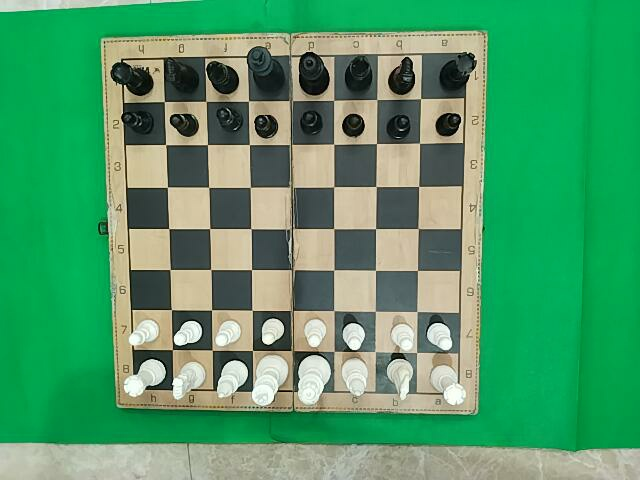
#> input picture Virtual Move Detection/Web_Cam and Capturing/raw_image/1_1.jpg, 640 x 480 px
$ python rotate_crop_board.py raw_image/1_1.jpg out.png --reference raw_image/1_2.jpg
#> lines starting #> are read from the running program, lines starting #| are printed output that depends on the picture; after the words box and inside, x2 and y2 are one past the last pixel; in counts of white or black regions, pixels touching at a corner belong together
#> in main, image is the input picture: shape (480, 640, 3); mean B, G, R 104.4, 153.9, 78.5
import argparse
from pathlib import Path

import cv2
import numpy as np


def order_points(points: np.ndarray) -> np.ndarray:
    sums = points.sum(axis=1)
    diffs = np.diff(points, axis=1).reshape(-1)
    top_left = points[np.argmin(sums)]
    bottom_right = points[np.argmax(sums)]
    top_right = points[np.argmin(diffs)]
    bottom_left = points[np.argmax(diffs)]
    return np.array([top_left, top_right, bottom_right, bottom_left], dtype=np.float32)


def rotate_image(image: np.ndarray, direction: str) -> np.ndarray:
#> called with direction = 'right'
    if direction == "left":
        return cv2.rotate(image, cv2.ROTATE_90_COUNTERCLOCKWISE)
    if direction == "right":
        return cv2.rotate(image, cv2.ROTATE_90_CLOCKWISE)
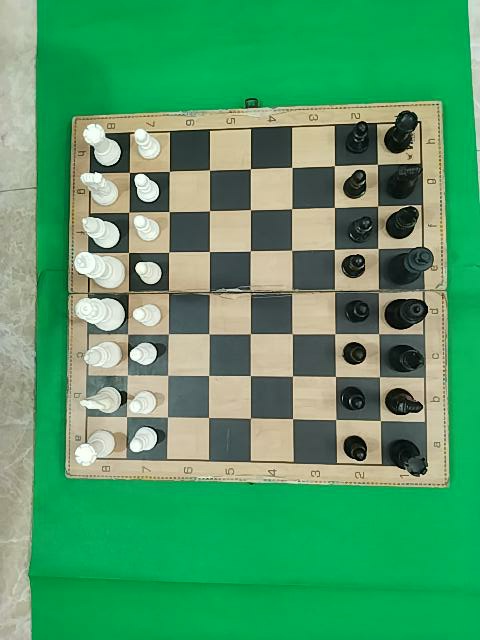
#> returned value: shape (640, 480, 3); mean of channels 0, 1, 2 104.4, 153.9, 78.5; drawn as B, G, R
    return image


def detect_board_corners(image: np.ndarray) -> np.ndarray:
    gray = cv2.cvtColor(image, cv2.COLOR_BGR2GRAY)
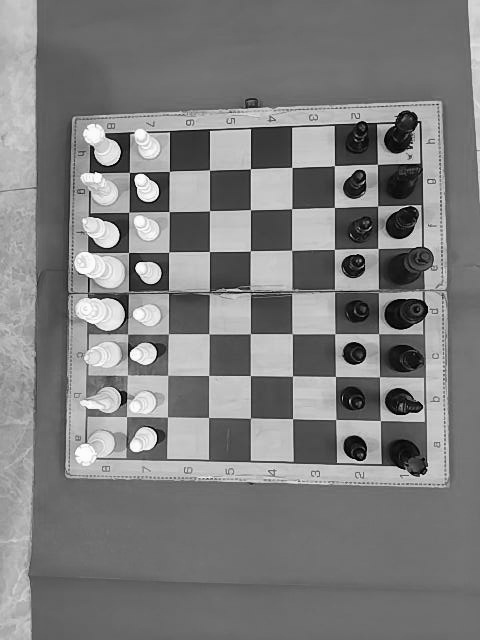
#> gray: shape (640, 480); min 0, max 254, mean 125.7
    mask = (gray < 105).astype(np.uint8) * 255
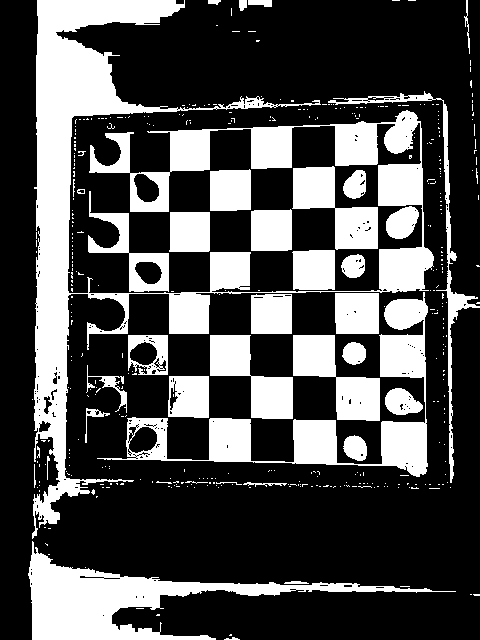
#> mask: shape (640, 480); 30.2% white; 402 white regions (361 under 20 px), largest, box (x1, y1, x2, y2) and area: (32, 0, 434, 539) 38731, (28, 541, 456, 640) 10598, (97, 292, 428, 477) 10340
    closed = cv2.morphologyEx(
        mask, cv2.MORPH_CLOSE, np.ones((51, 51), np.uint8), iterations=1
    )
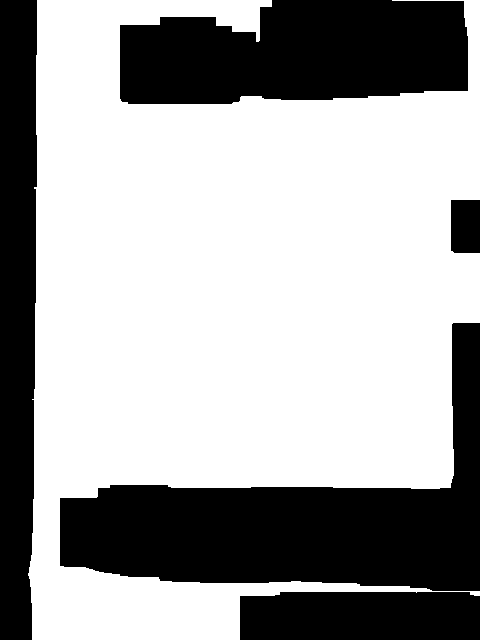
#> closed: shape (640, 480); 64.3% white; 5 black regions, box (x1, y1, x2, y2) and area: (60, 323, 480, 591) 43766, (120, 0, 468, 104) 30807, (0, 0, 37, 640) 22216, (240, 592, 480, 640) 11328, (451, 200, 480, 253) 1532
    cleaned = cv2.morphologyEx(
        closed, cv2.MORPH_OPEN, np.ones((7, 7), np.uint8), iterations=1
    )
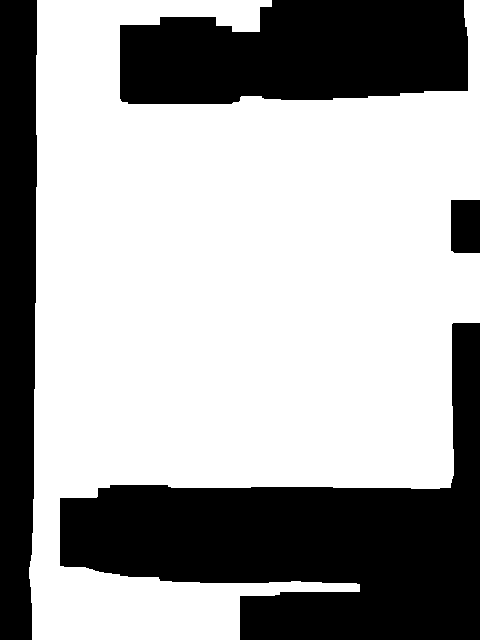
#> cleaned: shape (640, 480); 64.1% white; 4 black regions

    contours, _ = cv2.findContours(cleaned, cv2.RETR_EXTERNAL, cv2.CHAIN_APPROX_SIMPLE)
#> contours = 1 contour; box (x1, y1, x2, y2) and area: (29, 0, 480, 640) 195298
    best_box = None
    best_area = 0.0

    for contour in contours:
        area = cv2.contourArea(contour)
        if area < 150000:
            continue

        rect = cv2.minAreaRect(contour)
        width, height = rect[1]
        if width == 0 or height == 0:
            continue

        aspect_ratio = max(width, height) / min(width, height)
        if aspect_ratio > 1.4:
            continue

        if area > best_area:
            best_area = area
            best_box = cv2.boxPoints(rect).astype(np.float32)
#> this loop made 1 pass
#> (area, rect, width, height, aspect_ratio) on pass 1: (195298, ((254, 319.5), (639, 450), -90), 639, 450, 1.42)
#> after the loop, best_area = 0

    if best_box is None:
#> (the run stopped early here; a loop or call above may not have finished)

$ run again, on Virtual Move Detection/Web_Cam and Capturing/raw_image/1_5.jpg
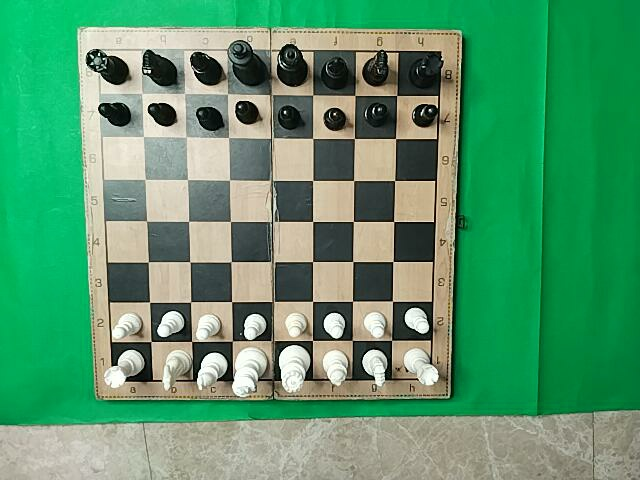
#> input picture Virtual Move Detection/Web_Cam and Capturing/raw_image/1_5.jpg, 640 x 480 px
#> in main, image is the input picture: shape (480, 640, 3); mean B, G, R 107.8, 150.5, 85.7
#> in detect_board_corners, `mask = (gray < 105).astype(np.uint8) * 255`:
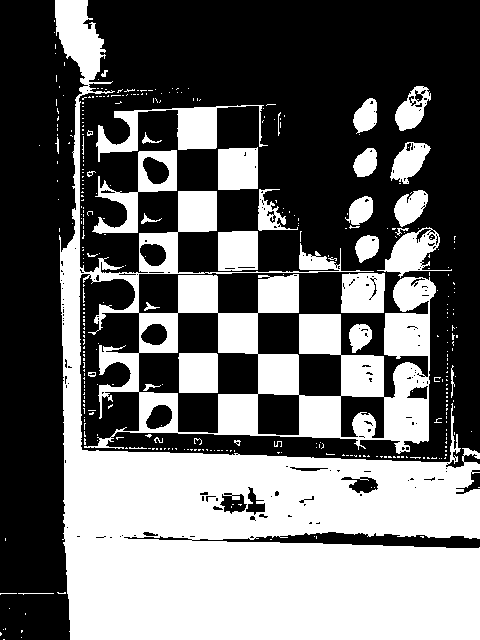
#> mask: shape (640, 480); 41.8% white; 360 white regions (323 under 20 px), largest, box (x1, y1, x2, y2) and area: (55, 0, 480, 640) 107958, (96, 105, 268, 162) 2813, (92, 150, 177, 234) 2176
#> closed: shape (640, 480); 71.2% white; 2 black regions, box (x1, y1, x2, y2) and area: (96, 0, 480, 236) 52811, (0, 0, 64, 593) 35571
#> cleaned: shape (640, 480); 71.2% white; 2 black regions
#> contours = 1 contour; box (x1, y1, x2, y2) and area: (0, 0, 480, 640) 217534
#> the loop in detect_board_corners, `for contour in contours:` made 1 pass
#> (area, rect, width, height, aspect_ratio, best_area, best_box) on pass 1: (217533.5, ((239.5, 319.5), (639, 479), -90), 639, 479, 1.33, 217533.5, [[479, 639], [-1.96e-14, 639], [0, 0], [479, 0]])
#> after the loop in detect_board_corners, `for contour in contours:`: best_area = 217533.5
#> sums = [1118, 639, 0, 479]
#> diffs = [160, 639, 0, -479]
#> top_left = [0, 0]
#> bottom_right = [479, 639]
#> top_right = [479, 0]
#> bottom_left = [-1.96e-14, 639]
#> corners = [[0, 0], [479, 0], [479, 639], [-1.96e-14, 639]]
#> destination = [[4, 4], [635, 4], [635, 475], [4, 475]]
#> transform = [[1.32, 3.94e-17, 4], [7.87e-21, 0.737, 4], [1.97e-21, -2.17e-19, 1]]
#> in main, `cropped = cv2.warpPerspective(rotated, transform, (output_width, outpu..`:
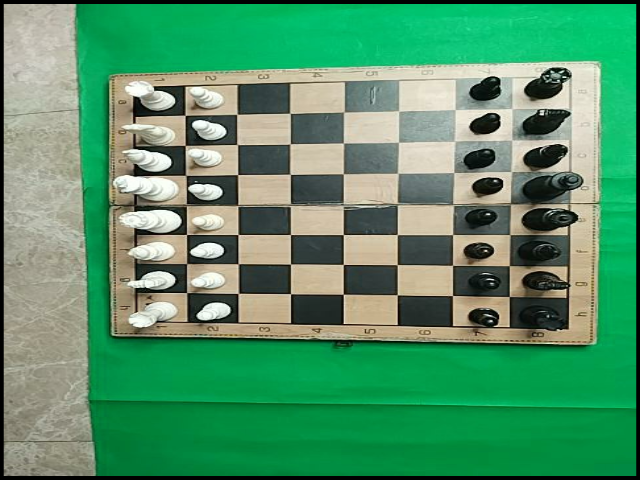
#> cropped: shape (480, 640, 3); mean B, G, R 104.8, 146.3, 83.3
